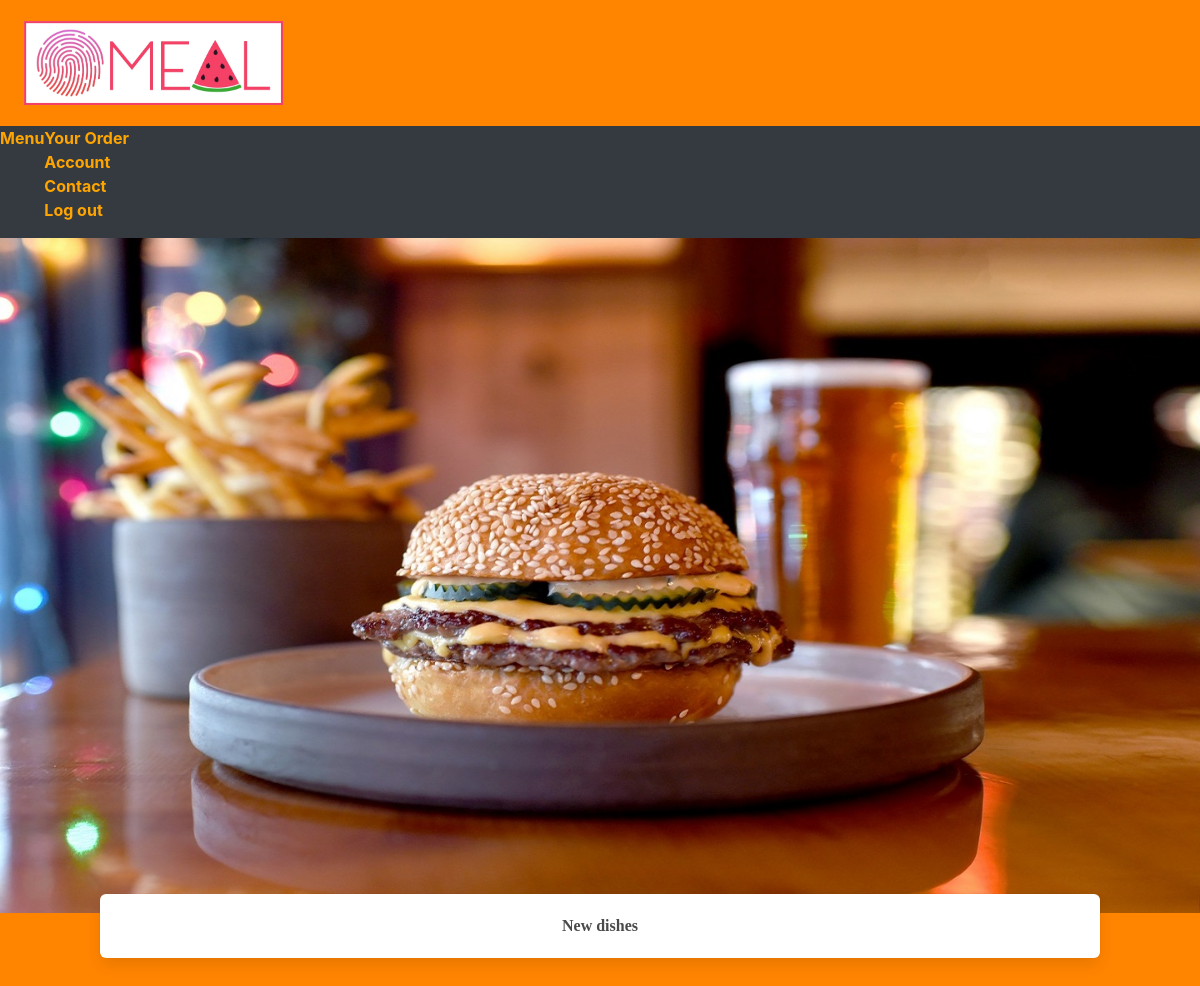
The app's page /new_dishes, older data.
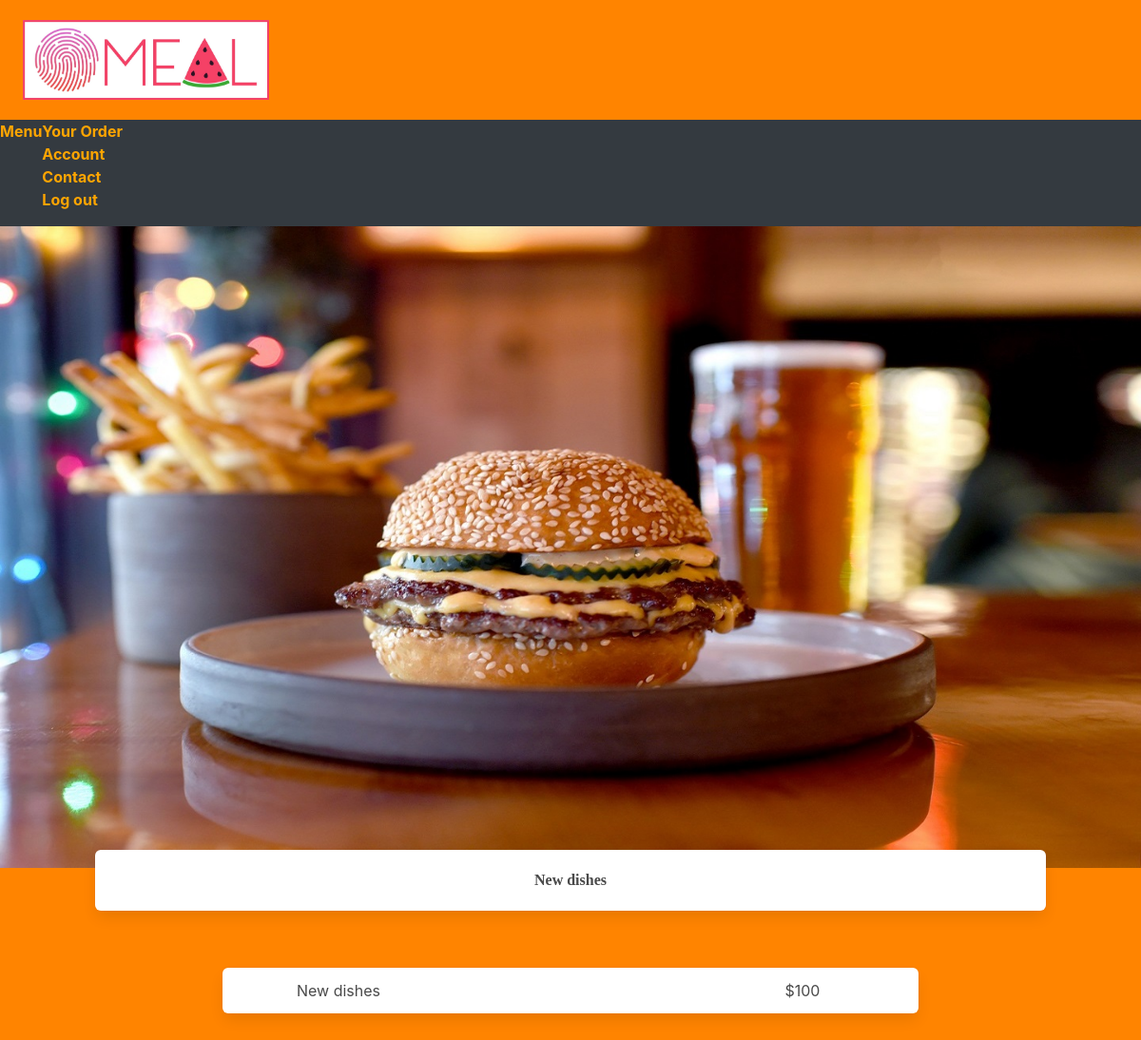
The same page, newer data.
### main.py (models this page shows, shortened)
class NewDishes(db.Model):
    id = db.Column(db.Integer, primary_key=True)
    name = db.Column(db.String(200), nullable=False)
    price = db.Column(db.Integer)

### main.py (the view)
@main.route('/new_dishes', methods=['GET'])
def new_dishes():
    dishes = NewDishes.query.order_by(NewDishes.id).all()
    return render_template('view_option/view_menu/new_dishes.html', dishes=dishes)

### templates/view_option/view_menu/new_dishes.html (shortened to what this page needs)
{% extends "base.html" %}
{% block head%}
    <link rel= "stylesheet" type= "text/css" href= "{{ url_for('static',filename='styles/view_menu/style_each_menu.css') }}">
{%endblock%}
{% block body%}
<img src="../../../static/img/new_dishes.jpg" alt="">
<div class="box choosing-option has-text-weight-bold">New dishes</div>
<section class="section">
    {% for dish in dishes %}
    <div class="container">
        <div class=" columns has-text-centered is-mobile">
            <div class="column is-1"></div>
            <a href="/new_dishes/{{dish.id}}" class="column box has-text-centered is-8">
                <div class="columns is-mobile">
                    <div class="column is1">{{ dish.name }}</div>
                    <div class="column is7"></div>
                    <div class="column is4">${{ dish.price }}</div>
                </div>
            </a>
            <div class="column is-1"></div>
        </div>
    </div>
    {% endfor %}
</section>
{%endblock%}

Row changes from the older to the newer data that the page shows:
added NewDishes: name "New dishes", price "100"
